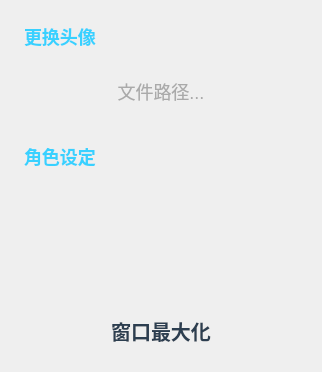
              <widget class="QWidget" name="tab_2">
               <attribute name="title">
                <string>高级</string>
               </attribute>
               <layout class="QVBoxLayout" name="verticalLayout">
                <property name="spacing">
                 <number>20</number>
                </property>
                <item>
                 <widget class="QLabel" name="label_15">
                  <property name="minimumSize">
                   <size>
                    <width>101</width>
                    <height>40</height>
                   </size>
                  </property>
                  <property name="maximumSize">
                   <size>
                    <width>70</width>
                    <height>30</height>
                   </size>
                  </property>
                  <property name="styleSheet">
                   <string notr="true">border-image: url(:/1/res/1.png);
min-width:85px;
min-height:40px;
border-radius:5px;
padding:0px 8px;
font-weight:bold;
font-family:微软雅黑;
font-size:18px;

color: #38D1FF;</string>
                  </property>
                  <property name="text">
                   <string>更换头像</string>
                  </property>
                 </widget>
                </item>
                <item>
                 <widget class="QPushButton" name="pushButton_21">
                  <property name="cursor">
                   <cursorShape>PointingHandCursor</cursorShape>
                  </property>
                  <property name="mouseTracking">
                   <bool>false</bool>
                  </property>
                  <property name="styleSheet">
                   <string notr="true">border-image: url(:/1/res/3.png);
min-width:85px;
min-height:40px;
border-radius:5px;
padding:0px 8px;

font-family:微软雅黑;
font-size:18px;
color: rgb(170, 170, 170);</string>
                  </property>
                  <property name="text">
                   <string>文件路径...</string>
                  </property>
                  <property name="flat">
                   <bool>false</bool>
                  </property>
                 </widget>
                </item>
                <item>
                 <widget class="QLabel" name="label_16">
                  <property name="minimumSize">
                   <size>
                    <width>101</width>
                    <height>40</height>
                   </size>
                  </property>
                  <property name="maximumSize">
                   <size>
                    <width>70</width>
                    <height>30</height>
                   </size>
                  </property>
                  <property name="styleSheet">
                   <string notr="true">border-image: url(:/1/res/1.png);
min-width:85px;
min-height:40px;
border-radius:5px;
padding:0px 8px;
font-weight:bold;
font-family:微软雅黑;
font-size:18px;

color: #38D1FF;</string>
                  </property>
                  <property name="text">
                   <string>角色设定</string>
                  </property>
                 </widget>
                </item>
                <item>
                 <widget class="QLineEdit" name="lineEdit_3">
                  <property name="minimumSize">
                   <size>
                    <width>0</width>
                    <height>50</height>
                   </size>
                  </property>
                  <property name="styleSheet">
                   <string notr="true">padding-left:5px;
border-radius:5px;
border-image: url(:/1/res/3.png);
background-color: transparent;</string>
                  </property>
                 </widget>
                </item>
                <item>
                 <spacer name="verticalSpacer_4">
                  <property name="orientation">
                   <enum>Qt::Vertical</enum>
                  </property>
                  <property name="sizeHint" stdset="0">
                   <size>
                    <width>20</width>
                    <height>40</height>
                   </size>
                  </property>
                 </spacer>
                </item>
                <item>
                 <widget class="QPushButton" name="pushButton_16">
                  <property name="minimumSize">
                   <size>
                    <width>300</width>
                    <height>60</height>
                   </size>
                  </property>
                  <property name="cursor">
                   <cursorShape>PointingHandCursor</cursorShape>
                  </property>
                  <property name="styleSheet">
                   <string notr="true">QPushButton{
	color:#2c3e50;
	font-size:20px;
	border-image: url(:/2/res/显示点击2.png);
	font-family:微软雅黑;
	font-weight:bold;
	border:0px solid;
	min-width:400px;
	min-height:100px;
	margin:-20px -50px;

}

QWidget:hover:pressed:hover{
	
	border-image: url(:/2/res/显示点击1.png);
}
</string>
                  </property>
                  <property name="text">
                   <string>窗口最大化</string>
                  </property>
                  <property name="icon">
                   <iconset>
                    <normaloff>../../lib/ui/res/导出.png</normaloff>../../lib/ui/res/导出.png</iconset>
                  </property>
                  <property name="iconSize">
                   <size>
                    <width>30</width>
                    <height>30</height>
                   </size>
                  </property>
                 </widget>
                </item>
               </layout>
              </widget>
